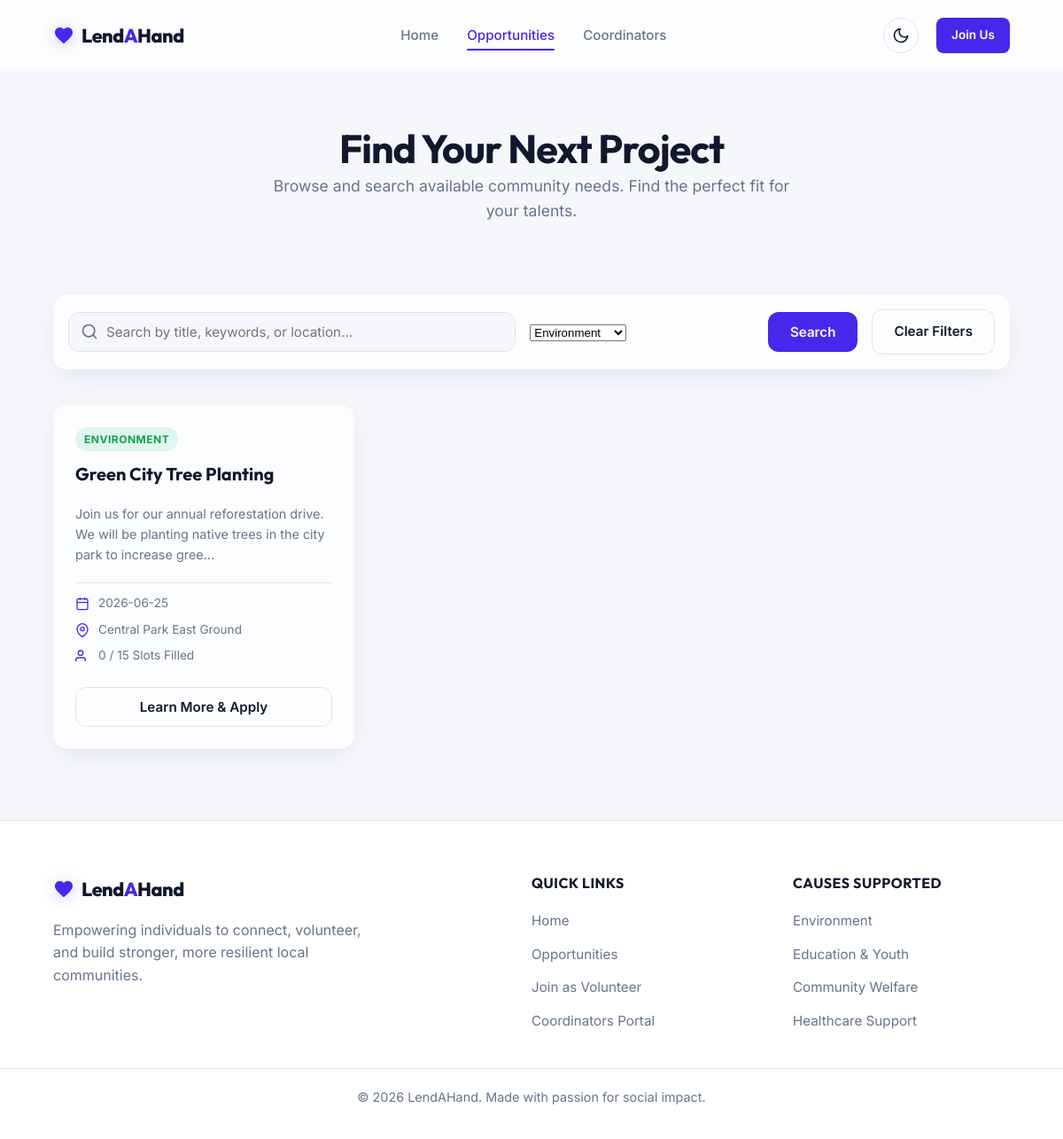
The page /opportunities?category=Environment on the database its author committed.
### models.py (models this page shows)
class Opportunity(db.Model):
    __tablename__ = 'opportunities'
    id = db.Column(db.Integer, primary_key=True)
    title = db.Column(db.String(150), nullable=False)
    description = db.Column(db.Text, nullable=False)
    category = db.Column(db.String(50), nullable=False)  # Environment, Education, Healthcare, Disaster Relief, Community
    date = db.Column(db.String(50), nullable=False)  # YYYY-MM-DD
    time = db.Column(db.String(50), nullable=False)  # e.g. "10:00 AM - 02:00 PM"
    location = db.Column(db.String(150), nullable=False)
    required_skills = db.Column(db.String(300), nullable=True)  # comma-separated list
    max_slots = db.Column(db.Integer, nullable=False, default=10)
    slots_filled = db.Column(db.Integer, nullable=False, default=0)
    status = db.Column(db.String(20), default='Active')  # Active, Archived
    applications = db.relationship('Application', backref='opportunity', lazy=True, cascade="all, delete-orphan")

### app.py (the view)
@app.route('/opportunities')
def opportunities():
    search_query = request.args.get('search', '').strip()
    category = request.args.get('category', '').strip()
    query = Opportunity.query.filter_by(status='Active')
    if search_query:
        query = query.filter(
            (Opportunity.title.ilike(f'%{search_query}%')) |
            (Opportunity.description.ilike(f'%{search_query}%')) |
            (Opportunity.location.ilike(f'%{search_query}%'))
        )
    if category and category != 'All':
        query = query.filter_by(category=category)
    opps = query.order_by(Opportunity.date).all()
    categories = ['Environment', 'Education', 'Community', 'Disaster Relief', 'Healthcare']
    return render_template('opportunities.html',
                           opportunities=opps,
                           categories=categories,
                           selected_category=category,
                           search_query=search_query)

### app.py (called while the page is built)
@app.context_processor
def inject_user():
    user = None
    if 'volunteer_id' in session:
        user = Volunteer.query.get(session['volunteer_id'])
    return dict(current_user=user)

### templates/opportunities.html (shortened to what this page needs)
{% extends 'base.html' %}
{% block content %}
<section class="opportunities-hero-section text-center">
    <div class="container">
        <h1>Find Your Next Project</h1>
        <p class="subheading text-center">Browse and search available community needs. Find the perfect fit for your talents.</p>
    </div>
</section>
<section class="filter-section">
    <div class="container">
        <form action="{{ url_for('opportunities') }}" method="GET" class="filter-form glass-card">
            <div class="search-input-wrapper">
                <input type="text" name="search" placeholder="Search by title, keywords, or location..." value="{{ search_query }}" aria-label="Search opportunities">
            </div>
            <div class="select-wrapper">
                <select name="category" aria-label="Filter by Category" onchange="this.form.submit()">
                    {% for cat in categories %}
                        <option value="{{ cat }}" {% if selected_category == cat %}selected{% endif %}>{{ cat }}</option>
                    {% endfor %}
                </select>
            </div>
            <button type="submit" class="btn btn-primary">Search</button>
            {% if search_query or selected_category %}
                <a href="{{ url_for('opportunities') }}" class="btn btn-outline">Clear Filters</a>
            {% endif %}
        </form>
    </div>
</section>
<section class="opportunities-list-section">
    <div class="container">
        {% if opportunities %}
            <div class="grid grid-3 card-group">
                {% for opp in opportunities %}
                    <div class="opp-card glass-card">
                        <div class="opp-category-tag {{ opp.category.lower().replace(' ', '-') }}">{{ opp.category }}</div>
                        <h3>{{ opp.title }}</h3>
                        <p class="opp-desc-short">{{ opp.description[:110] }}...</p>
                        <div class="opp-details-list">
                            <div class="opp-detail-item">
                                <svg width="16" height="16" viewBox="0 0 24 24" fill="none" stroke="currentColor" stroke-width="2"><rect x="3" y="4" width="18" height="18" rx="2" ry="2"></rect><line x1="16" y1="2" x2="16" y2="6"></line><line x1="8" y1="2" x2="8" y2="6"></line><line x1="3" y1="10" x2="21" y2="10"></line></svg>
                                <span>{{ opp.date }}</span>
                            </div>
                            <div class="opp-detail-item">
                                <svg width="16" height="16" viewBox="0 0 24 24" fill="none" stroke="currentColor" stroke-width="2"><path d="M21 10c0 7-9 13-9 13s-9-6-9-13a9 9 0 0 1 18 0z"></path><circle cx="12" cy="10" r="3"></circle></svg>
                                <span>{{ opp.location }}</span>
                            </div>
                            <div class="opp-detail-item">
                                <svg width="16" height="16" viewBox="0 0 24 24" fill="none" stroke="currentColor" stroke-width="2"><path d="M17 21v-2a4 4 0 0 0-4-4H5a4 4 0 0 0-4 4v2"></path><circle cx="9" cy="7" r="4"></circle></svg>
                                <span>{{ opp.slots_filled }} / {{ opp.max_slots }} Slots Filled</span>
                            </div>
                        </div>
                        <div class="opp-card-footer">
                            <button onclick="openOpportunityModal({{ opp.id }})" class="btn btn-outline btn-full">Learn More & Apply</button>
                        </div>
                    </div>
                {% endfor %}
            </div>
        {% endif %}
    </div>
</section>
{% endblock %}

### static/css/style.css (style rules this page uses)
:root { --headings-font: 'Outfit', 'Inter', -apple-system, sans-serif; --body-font: 'Inter', -apple-system, sans-serif; --container-width: 1200px; --header-height: 80px; --transition-fast: 0.2s ease; --transition-normal: 0.3s cubic-bezier(0.4, 0, 0.2, 1); --bg-color: hsl(210, 30%, 97%); --bg-card: hsl(0, 0%, 100%); --bg-card-hover: hsl(210, 30%, 99%); --text-color: hsl(224, 47%, 12%); --text-muted: hsl(215, 16%, 47%); --border-color: hsl(214, 32%, 90%); --shadow: 0 10px 30px -10px rgba(79, 70, 229, 0.08), 0 1px 3px rgba(0, 0, 0, 0.02); --accent-color: hsl(250, 84%, 54%); --accent-color-rgb: 79, 70, 229; --accent-hover: hsl(250, 84%, 47%); --success-color: hsl(142, 76%, 36%); --success-bg: hsl(142, 76%, 95%); --success-border: hsl(142, 76%, 85%); --warning-color: hsl(38, 92%, 50%); --warning-bg: hsl(38, 92%, 95%); --warning-border: hsl(38, 92%, 85%); --danger-color: hsl(350, 89%, 60%); --danger-bg: hsl(350, 89%, 96%); --danger-border: hsl(350, 89%, 90%); --info-color: hsl(200, 95%, 48%); --info-bg: hsl(200, 95%, 95%); --info-border: hsl(200, 95%, 88%); --glass-bg: rgba(255, 255, 255, 0.7); --glass-border: rgba(255, 255, 255, 0.45); --glass-shadow: 0 8px 32px 0 rgba(31, 38, 135, 0.04); }
*, *::before, *::after { box-sizing: border-box; margin: 0; padding: 0; }
body { background-color: var(--bg-color); color: var(--text-color); font-family: var(--body-font); font-size: 16px; line-height: 1.6; overflow-x: hidden; min-height: 100vh; display: flex; flex-direction: column; transition: background-color var(--transition-normal), color var(--transition-normal); }
.container { width: 90%; max-width: var(--container-width); margin: 0 auto; }
h1, h2, h3, h4, h5 { font-family: var(--headings-font); font-weight: 700; line-height: 1.25; color: var(--text-color); }
h1 { font-size: 2.8rem; letter-spacing: -1px; }
h3 { font-size: 1.35rem; margin-bottom: 8px; }
p { color: var(--text-muted); margin-bottom: 16px; }
.text-center { text-align: center; }
.subheading { font-size: 1.1rem; max-width: 600px; margin: 0 auto 40px auto; }
.grid { display: grid; gap: 30px; }
.grid-3 { grid-template-columns: repeat(3, 1fr); }
.opportunities-hero-section { padding: 60px 0 40px 0; }
.filter-section { margin-bottom: 40px; }
.filter-form { padding: 16px; display: grid; grid-template-columns: 2fr 1fr auto auto; gap: 16px; align-items: center; }
.search-input-wrapper { position: relative; display: flex; align-items: center; }
.search-input-wrapper input { width: 100%; padding: 12px 16px 12px 42px; background: var(--bg-color); border: 1px solid var(--border-color); border-radius: 12px; color: var(--text-color); font-family: var(--body-font); font-size: 0.95rem; transition: border-color var(--transition-fast); }

### rows shown on the page
Opportunity: category "ENVIRONMENT", title "Green City Tree Planting", description "Join us for our annual reforestation drive. We will be planting native trees in the city park to increase gree", date "2026-06-25", location "Central Park East Ground", slots_filled "0", max_slots "15"

### other values the page prints
form field category "Environment"
